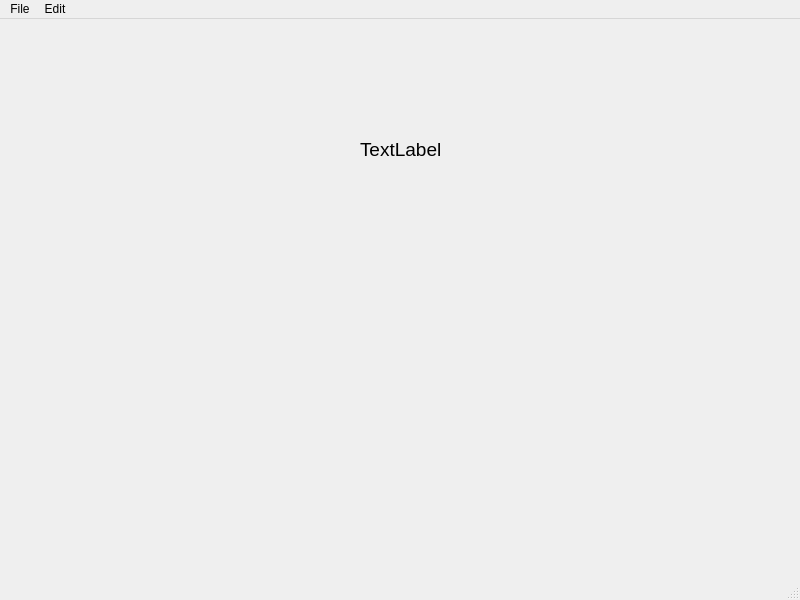
<?xml version="1.0" encoding="UTF-8"?>
<ui version="4.0">
 <class>MainWindow</class>
 <widget class="QMainWindow" name="MainWindow">
  <property name="geometry">
   <rect>
    <x>0</x>
    <y>0</y>
    <width>800</width>
    <height>600</height>
   </rect>
  </property>
  <property name="windowTitle">
   <string>MainWindow</string>
  </property>
  <widget class="QWidget" name="centralwidget">
   <widget class="QLabel" name="label">
    <property name="geometry">
     <rect>
      <x>360</x>
      <y>100</y>
      <width>141</width>
      <height>61</height>
     </rect>
    </property>
    <property name="font">
     <font>
      <pointsize>14</pointsize>
     </font>
    </property>
    <property name="text">
     <string>TextLabel</string>
    </property>
   </widget>
  </widget>
  <widget class="QMenuBar" name="menubar">
   <property name="geometry">
    <rect>
     <x>0</x>
     <y>0</y>
     <width>800</width>
     <height>26</height>
    </rect>
   </property>
   <widget class="QMenu" name="menuFile">
    <property name="title">
     <string>File</string>
    </property>
    <addaction name="actionNew"/>
    <addaction name="actionSave"/>
   </widget>
   <widget class="QMenu" name="menuEdit">
    <property name="title">
     <string>Edit</string>
    </property>
    <addaction name="actionCopy"/>
    <addaction name="actionPaste"/>
   </widget>
   <addaction name="menuFile"/>
   <addaction name="menuEdit"/>
  </widget>
  <widget class="QStatusBar" name="statusbar"/>
  <action name="actionCopy">
   <property name="text">
    <string>Copy</string>
   </property>
  </action>
  <action name="actionPaste">
   <property name="text">
    <string>Paste</string>
   </property>
  </action>
  <action name="actionNew">
   <property name="text">
    <string>New</string>
   </property>
   <property name="toolTip">
    <string>New</string>
   </property>
   <property name="statusTip">
    <string>Create a new file</string>
   </property>
   <property name="shortcut">
    <string>Ctrl+N</string>
   </property>
  </action>
  <action name="actionSave">
   <property name="text">
    <string>Save</string>
   </property>
  </action>
 </widget>
 <resources/>
 <connections/>
</ui>
